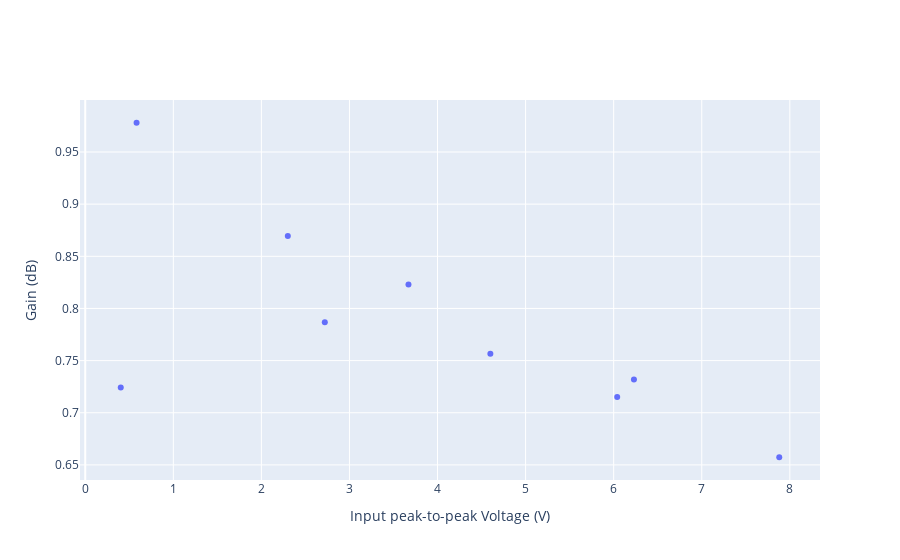

Write notebook code for a chart like this one.
### Markdown cell above
# 4.2

### Code cell
import numpy as np
import plotly.graph_objs as go

V_IN = np.array([7.88, 6.23, 6.04, 3.67, 4.6, 2.3, 2.72, 0.40314, 0.58283]) #Vpp generated
V_OUT1 = np.array([3.53, 2.97, 3.02, 1.89, 2.5, 1.73, 1.77, 0.60338, 0.70325]) #Vpp at pin 6
V_OUT2 = np.array([2.59, 2.28, 2.16, 1.51, 1.74, 1.00, 1.07, 0.146, 0.28501]) #Vpp at between 3,3kOhm & 18kOhm
V_OUT3 = np.array([2.15, 1.58, 1.53, 0.97293, 1.02, 0.30298, 0.41733, 0.01142, 0.01102]) #VRMS (final output)

print("Theoretical Gain: -0.70")
gain = 2*V_OUT2/V_IN #Gain at V_OUT2 for each data point

fig = go.Figure()
fig.add_trace(go.Scatter(x=V_IN, y=gain, mode='markers', name='Gain versus VIN-pp'))
fig.update_layout(yaxis_title='Gain (dB)', xaxis_title='Input peak-to-peak Voltage (V)')

### Figure 1 — Plotly figure (JSON) as saved in the notebook; plotly's stock layout.template omitted (floating-point values rounded to 4 significant figures)
{"data": [{"mode": "markers", "name": "Gain versus VIN-pp", "type": "scatter", "x": [7.88, 6.23, 6.04, 3.67, 4.6, 2.3, 2.72, 0.4031, 0.5828], "y": [0.6574, 0.7319, 0.7152, 0.8229, 0.7565, 0.8696, 0.7868, 0.7243, 0.978]}], "layout": {"xaxis": {"title": {"text": "Input peak-to-peak Voltage (V)"}}, "yaxis": {"title": {"text": "Gain (dB)"}}}}
